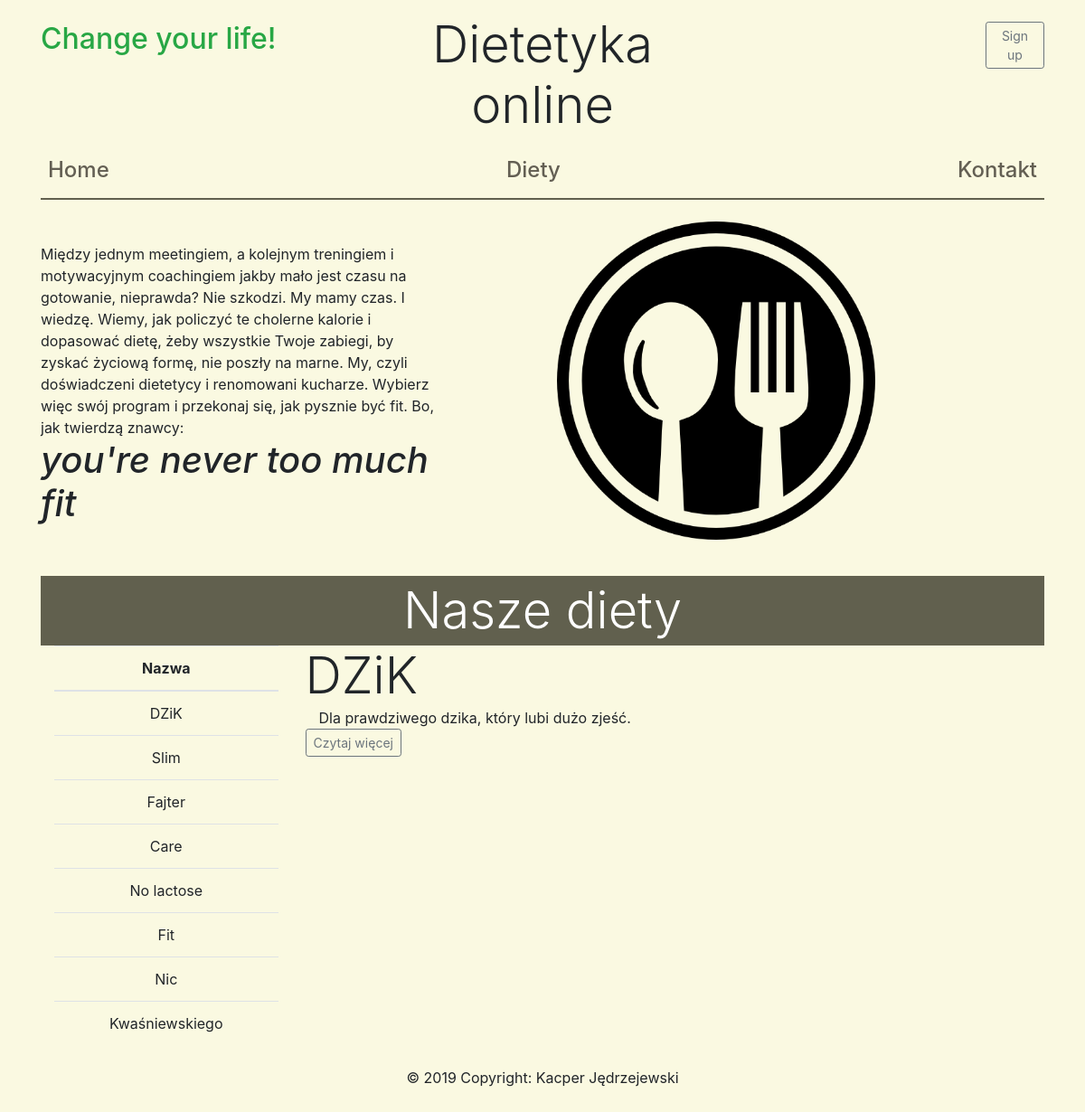
Before: / with the older database file.
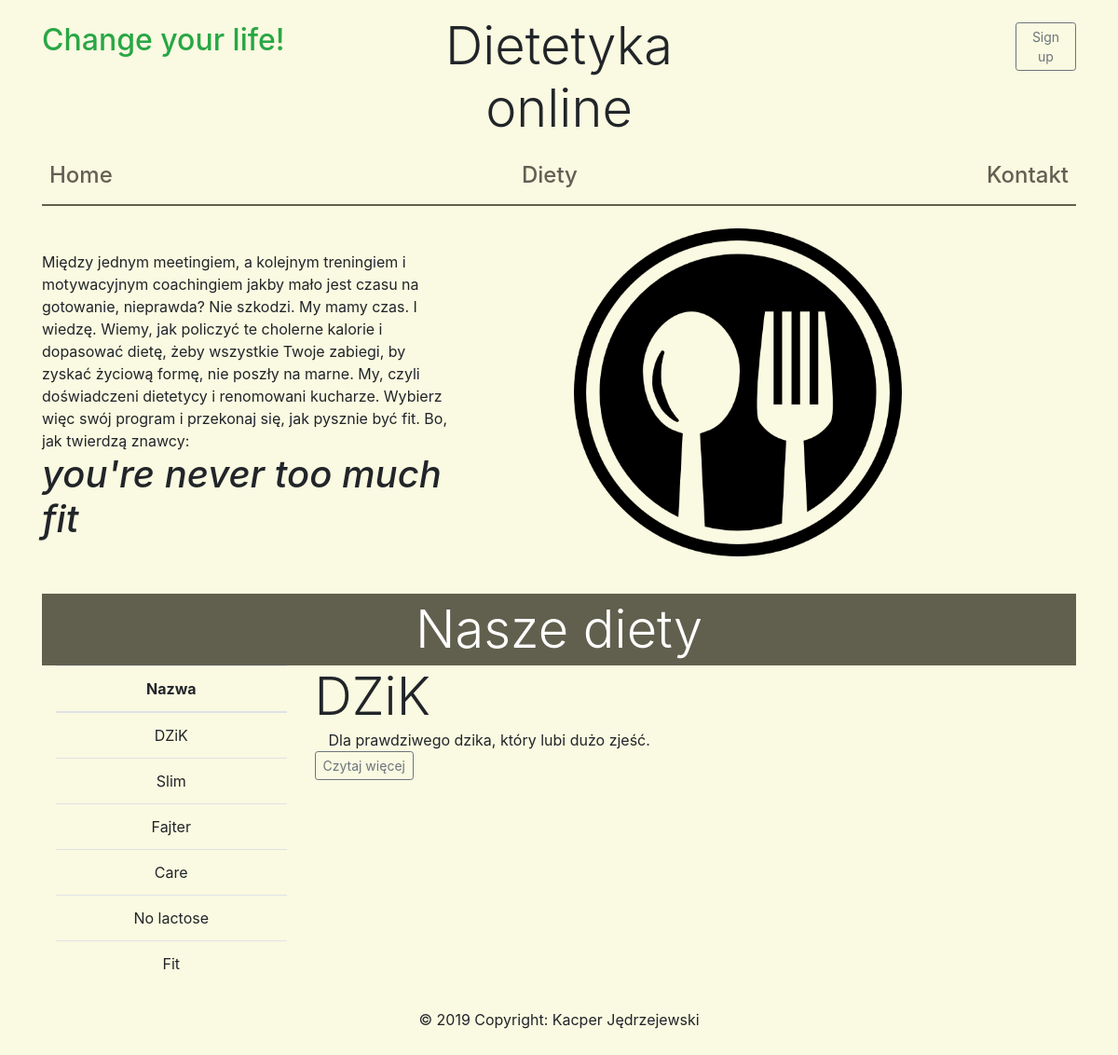
After: the same page with the newer database file.
### tables this page shows
CREATE TABLE IF NOT EXISTS `diety` (
  `id_diety` INT NOT NULL AUTO_INCREMENT,
  `nazwa` VARCHAR(45) NOT NULL,
  `cena` INT NOT NULL,
  `opis` VARCHAR(512) NOT NULL,
  `kalorycznosc` INT NOT NULL,
  PRIMARY KEY (`id_diety`));

### index.php (the view, shortened to what this page needs)
<?php include 'header.php'; ?>
<div class = "row">
  <div class = "col-5 pt-5 pb-5">
    Między jednym meetingiem, a kolejnym treningiem i motywacyjnym coachingiem
    jakby mało jest czasu na gotowanie, nieprawda? Nie szkodzi. My mamy czas. I wiedzę.
    Wiemy, jak policzyć te cholerne kalorie i dopasować dietę, żeby wszystkie Twoje zabiegi,
    by zyskać życiową formę, nie poszły na marne. My, czyli doświadczeni dietetycy i renomowani kucharze.
    Wybierz więc swój program i przekonaj się, jak pysznie być fit. Bo, jak twierdzą znawcy:<br>
    <span class = "font-italic font-weight-bold"><h1>you're never too much fit</h1></span>
  </div>
  <div class = "col-7 d-none d-sm-block">
    <img src = "img/45332.png"  class = "img-responsive  pl-5 py-4 ml-5" width="400">
  </div>
</div>
<div class = "container" id="diety">
  <div class = "row" id="dietyHeader">
    <div class = "col-12 text-center display-4"> Nasze diety</div>
  </div>
  <div class = "row">
    <div class = "col-3 text-center">
      <table class = "table table-hover">
        <thead>
          <tr>
            <th>Nazwa</th>
          </tr>
        </thead>
        <tbody>
          <?php
            include 'config.php';
            $connect = new PDO($servername, $username, $password, $options);
            $sql = sprintf("SELECT id_diety, nazwa, opis FROM diety");
            $statement = $connect->prepare($sql);
            $statement->execute();
            $result = $statement->fetchAll();
            $i = 0;
            foreach ($result as $row) {
              $nazwy[$i] = $row['nazwa'];
              $opisy[$i] = $row['opis'];
              echo "<tr>";
              echo "<td onclick='zmienOpis(".$i.")'>".$row['nazwa']."</td>";
              echo "</tr>";
              $i += 1;
            }
          ?>
        </tbody>
      </table>
    </div>
    <div class = "col-9" id = "opis">
      <?php
          for($j = 0; $j < $i; $j++){
            echo "<section id='tab-".$j."' class='align_justify tab d-none'><div class='row'><div class='col-12 display-4'>".$nazwy[$j]."</div></div><div class='col-10'>".$opisy[$j]."</div></section>";
            echo "<a id='btn-".$j."' href='dieta.php?id=".$j."' class='btn btn-sm btn-outline-secondary d-none'>Czytaj więcej</a>";
          }
      ?>
    </div>
  </div>
</div>
<?php include 'footer.php'; ?>

Changed rows visible on the page:
removed diety: nazwa "Nic"
removed diety: nazwa "Kwaśniewskiego"
